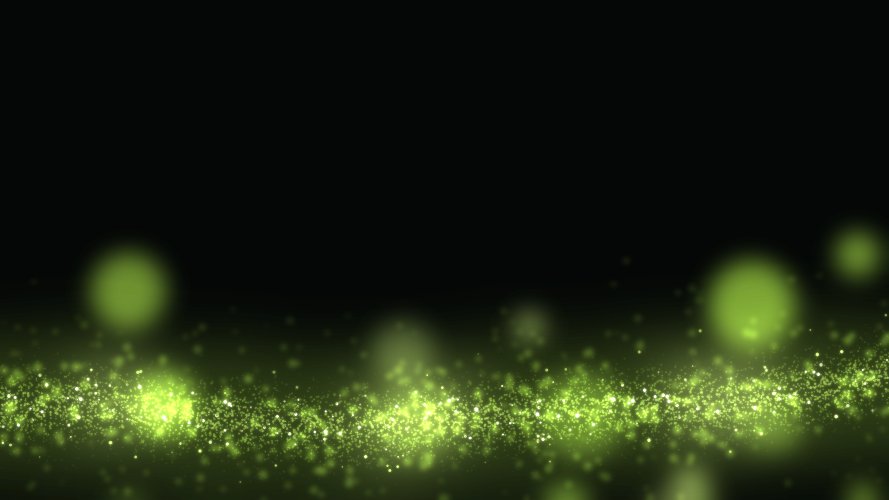
#> input picture _particle_bg/bg_02_profile.png, 2666 x 1500 px (shown at 1/3 size)
$ python -i gen_particle_bg.py   (imports and definitions only)
#> lines starting #> are read from the running program, lines starting #| are printed output that depends on the picture
# -*- coding: utf-8 -*-
"""
粒子背景 v3.1 —— 对标参考图三种形态：
  energy_wave : 高密度能量粒子浪（绿色浪脊线 + 前景运动拖尾 + 克制雾光）
  bokeh_wave  : 粒子飘带 + 大光圈散景 + 景深虚化 + 水平镜头光带
  plexus      : 节点互联网络 + 暗绿力场 + 轨道环 + 星芒
全部加法发光合成，深空黑底，荧光绿品牌色 #C8F247 色系。
"""
import os, math, random
from PIL import Image, ImageDraw, ImageFilter, ImageChops

W, H = 2666, 1500
OUT_DIR = r"d:\wwj\_particle_bg"
# [1 line not run here, left out]

# 绿 -> 柠 -> 白热 色阶
HOT = (252, 255, 226)
GL  = (220, 248, 130)
G   = (176, 230, 70)
GM  = (112, 182, 54)
GD  = (58, 98, 32)
BG  = (4, 7, 6)


def clamp(v, a=0.0, b=1.0):
    return max(a, min(b, v))


def smooth(t):
    t = clamp(t)
    return t * t * (3 - 2 * t)


# [11 lines left out: function ramp, not called in this run]


def scale_col(c, b):
    return tuple(int(ch * clamp(b)) for ch in c)


def vignette(img, strength=0.86):
    mask = Image.new('L', (W, H), 0)
    md = ImageDraw.Draw(mask)
    md.ellipse([-W * 0.22, -H * 0.28, W * 1.22, H * 1.28], fill=255)
    mask = mask.filter(ImageFilter.GaussianBlur(220))
    dark = Image.new('RGB', (W, H), (0, 0, 0))
    return Image.composite(img, dark, mask.point(lambda v: int(255 * (1 - strength) + v * strength)))


# [259 lines left out: functions add_glow, energy_wave, bokeh_wave, plexus, not called in this run]


# ============================================================
# 页面分配
# ============================================================
PAGES = [
    ("bg_01_cover.png",    "energy", dict(seed=1,  horizon=0.42, depth=0.60, amp=0.17, crest_x=0.66, dim=1.0)),
    ("bg_02_profile.png",  "bokeh",  dict(seed=2,  band_y=0.80, band_h=0.13, dim=0.80)),
    ("bg_03_timeline.png", "bokeh",  dict(seed=3,  band_y=0.74, band_h=0.12, dim=0.75)),
    ("bg_04_exp.png",      "bokeh",  dict(seed=4,  band_y=0.82, band_h=0.11, dim=0.70)),
    ("bg_05_certs1.png",   "bokeh",  dict(seed=5,  band_y=0.87, band_h=0.09, dim=0.62)),
    ("bg_06_certs2.png",   "bokeh",  dict(seed=6,  band_y=0.87, band_h=0.09, dim=0.62)),
    ("bg_07_plane.png",    "energy", dict(seed=7,  horizon=0.50, depth=0.56, amp=0.15, crest_x=0.30, dim=0.90)),
    ("bg_08_nebula.png",   "energy", dict(seed=8,  horizon=0.38, depth=0.64, amp=0.20, crest_x=0.55, dim=1.0)),
    ("bg_09_gesture.png",  "bokeh",  dict(seed=9,  band_y=0.80, band_h=0.12, dim=0.75)),
    ("bg_10_website.png",  "bokeh",  dict(seed=10, band_y=0.84, band_h=0.10, dim=0.66)),
    ("bg_11_seedmusic.png","bokeh",  dict(seed=11, band_y=0.52, band_h=0.14, dim=0.85, streaks=True)),
    ("bg_12_roadmap.png",  "energy", dict(seed=12, horizon=0.68, depth=0.40, amp=0.11, crest_x=0.5, dim=0.80)),
    ("bg_13_promise.png",  "bokeh",  dict(seed=13, band_y=0.78, band_h=0.12, dim=0.75)),
    ("bg_14_closing.png",  "energy", dict(seed=14, horizon=0.46, depth=0.60, amp=0.18, crest_x=0.5, dim=0.95)),
    ("bg_15_thanks.png",   "plexus", dict(seed=15)),
]

# [12 lines not run here, left out]

>>> import cv2
>>> picture = cv2.imread('_particle_bg/bg_02_profile.png', cv2.IMREAD_GRAYSCALE)
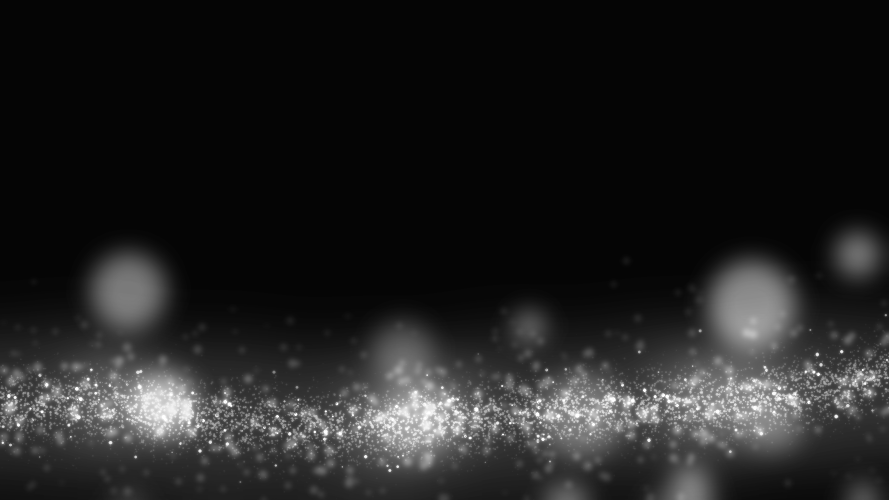
#> picture: shape (1500, 2666) (shown at 1/3 size); min 5, max 255, mean 34.4
>>> result = vignette(picture)
#> in vignette, `mask = Image.new('L', (W, H), 0)`: mask: PIL image 2666x1500 L; every value is 0
#> in vignette, `mask = mask.filter(ImageFilter.GaussianBlur(220))`: mask: PIL image 2666x1500 L; every value is 255
#> in vignette, `dark = Image.new('RGB', (W, H), (0, 0, 0))`: dark: PIL image 2666x1500 RGB; every value is 0
#> (the run stopped early here; a loop or call above may not have finished)

$ run again, on _particle_bg/bg_03_timeline.png
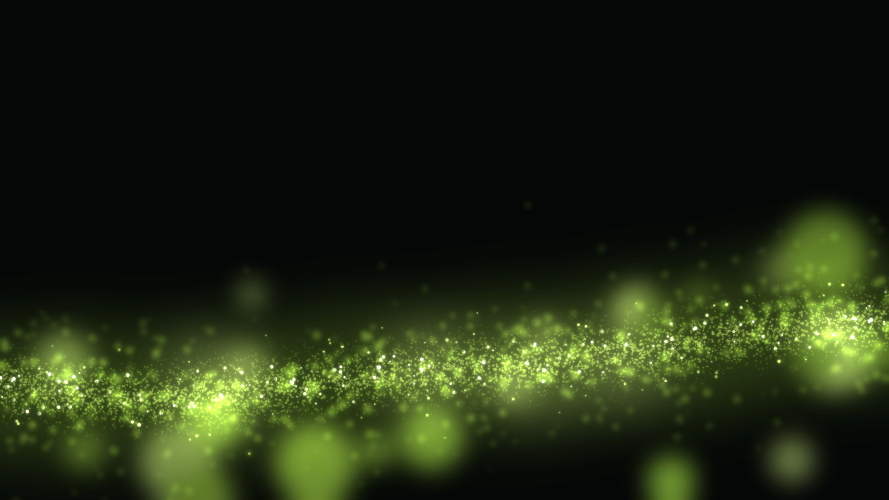
#> input picture _particle_bg/bg_03_timeline.png, 2666 x 1500 px (shown at 1/3 size)
#> `picture = cv2.imread('_particle_bg/bg_02_profile.png', cv2.IMREAD_GRAY..`:
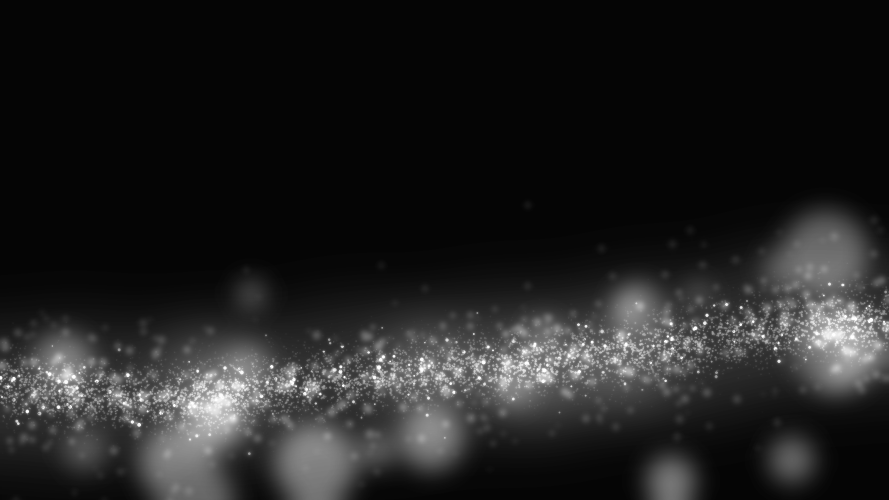
#> picture: shape (1500, 2666) (shown at 1/3 size); min 5, max 255, mean 34.3
#> dark: PIL image 2666x1500 RGB; every value is 0

$ run again, on _particle_bg/bg_04_exp.png
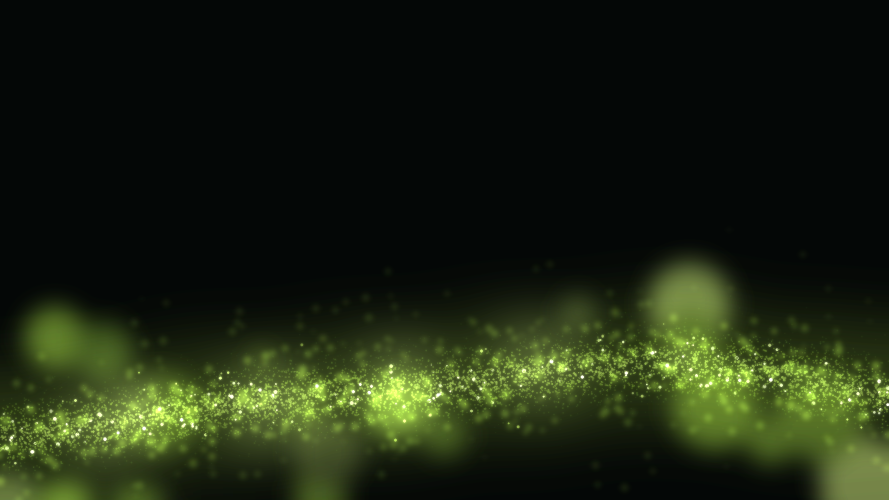
#> input picture _particle_bg/bg_04_exp.png, 2666 x 1500 px (shown at 1/3 size)
#> `picture = cv2.imread('_particle_bg/bg_02_profile.png', cv2.IMREAD_GRAY..`:
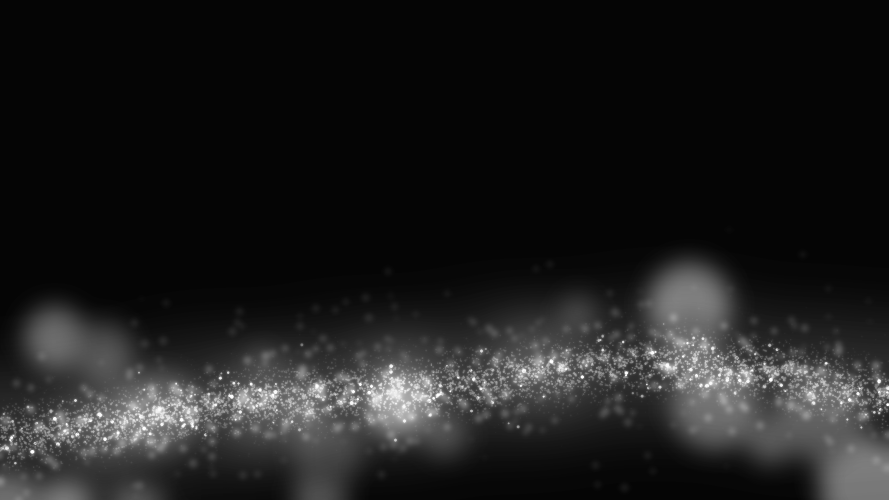
#> picture: shape (1500, 2666) (shown at 1/3 size); min 5, max 255, mean 30.6
#> dark: PIL image 2666x1500 RGB; every value is 0

$ run again, on _particle_bg/bg_05_certs1.png
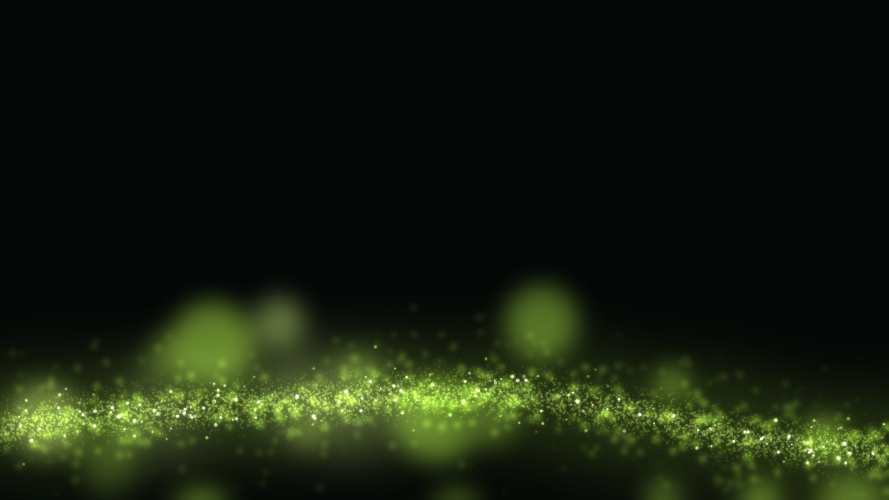
#> input picture _particle_bg/bg_05_certs1.png, 2666 x 1500 px (shown at 1/3 size)
#> `picture = cv2.imread('_particle_bg/bg_02_profile.png', cv2.IMREAD_GRAY..`:
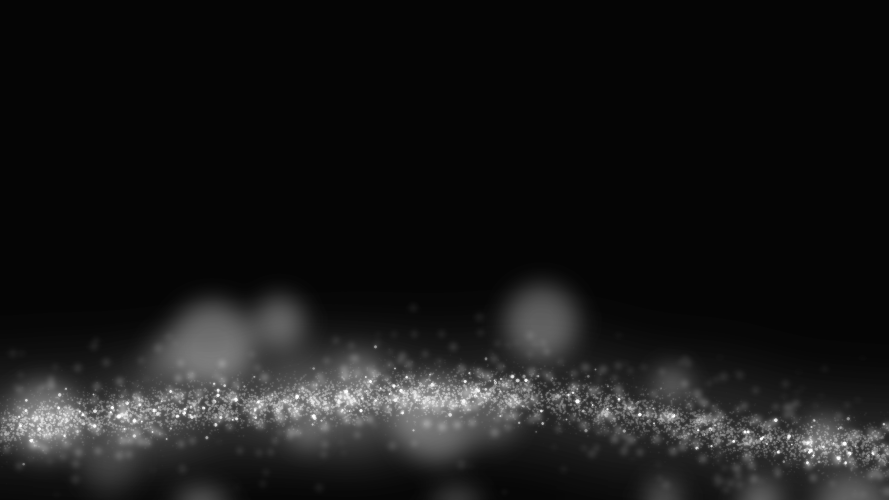
#> picture: shape (1500, 2666) (shown at 1/3 size); min 5, max 255, mean 25
#> dark: PIL image 2666x1500 RGB; every value is 0
